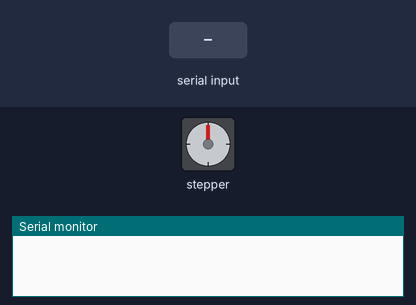
Recording of a sketch running on a simulated Arduino Uno, built with avr-gcc and run on an emulated ATmega328P. Shown: stepper motor, the last lines printed to the serial monitor. The test bench sets the inputs (shaded band). Stepper angles assume 512 steps per turn.

Above: at 1.2 s.
1.3 s: "o\n" received over Serial
At 1.45 s:
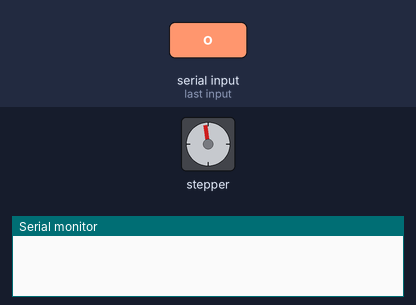
At 2.08 s:
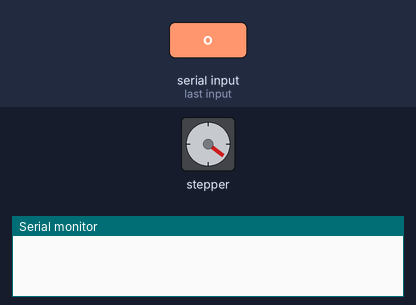
3.8 s: "c\n" received over Serial
At 3.95 s:
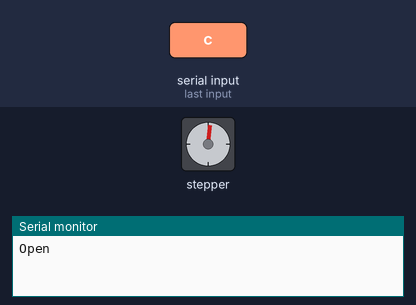
Timing chart, 0 to 6.8 s (numbered marks = the images above; inputs shaded):
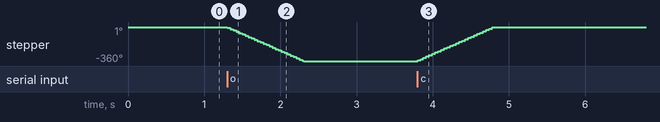

The sketch:

valve_control_2023.10.17_v2.ino.ino
```cpp
#include <Stepper.h>

String cmd_new;     // Command String
String cmd_cur;

const int stepsPerRevolution = 512;
// 2048 → 한 바퀴(360도), 1024 → 반 바퀴(180도) …
Stepper myStepper(stepsPerRevolution, 5,3,4,2);
// 모터 드라이브에 연결된 핀 IN4, IN2, IN3, IN1

void setup() {
  // put your setup code here, to run once:
  Serial.begin(115200);
  myStepper.setSpeed(60);

}


void loop()
{
  if(Serial.available())
  {
    String inString = Serial.readStringUntil('\n');
    //Serial.println(inString);

    if(inString.equals("o")){
      myStepper.step(-stepsPerRevolution);  // 시계 방향으로 한바퀴 회전
      delay(500);
      Serial.println("Open");
    } else if(inString.equals("c")){
      myStepper.step(stepsPerRevolution);  // 시계 방향으로 한바퀴 회전
      delay(500);
      Serial.println("close");
    } else {
      Serial.println("nocmd");
    }

  }


  // put your main code here, to run repeatedly:
  //Serial.print("a");
  //myStepper.step(stepsPerRevolution/2);   // 시계 반대 방향으로 한 바퀴 회전
  //delay(500);
  //Serial.print("b");
  //myStepper.step(-stepsPerRevolution/2);  // 시계 방향으로 한바퀴 회전
  //delay(500);


}
```

Measured:
- after the input at 1.3 s, stepper: turns 360° counter-clockwise in 1.0 s, starting at once
- after the input at 3.8 s, stepper: turns 360° clockwise in 1.0 s, starting at once
